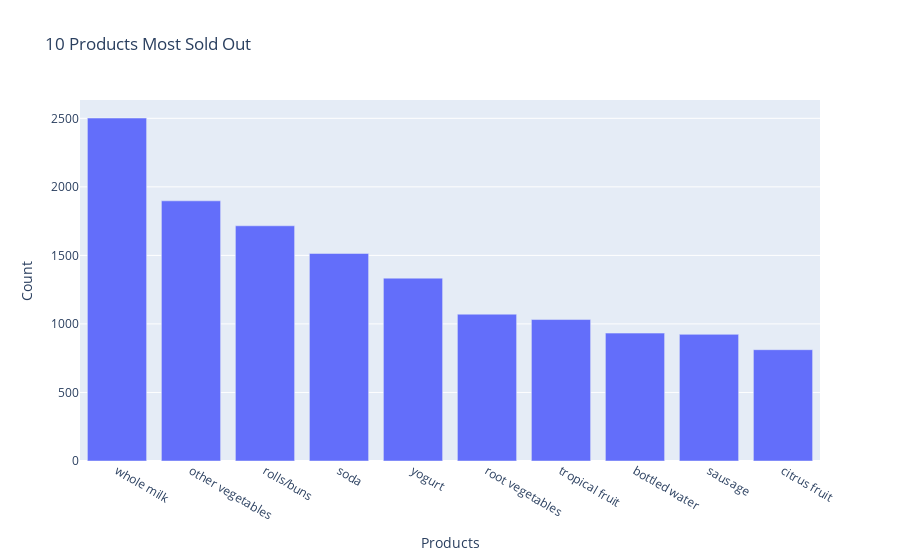

Here is the notebook cell this chart was saved with:
### Code cell
def distribution_plot(x, y, name=None, xaxis=None, yaxis=None):
    fig = go.Figure([go.Bar(x=x, y=y)])
    fig.update_layout(title_text=name, xaxis_title=xaxis, yaxis_title=yaxis)
    fig.show()

x = df['itemDescription'].value_counts()
x = x.sort_values(ascending=False)
x = x[:10]
distribution_plot(x.index, x.values, name='10 Products Most Sold Out', xaxis='Products', yaxis='Count')

### Figure 1 — Plotly figure (JSON) as saved in the notebook; plotly's stock layout.template omitted (floating-point values rounded to 4 significant figures)
{"data": [{"type": "bar", "x": ["whole milk", "other vegetables", "rolls/buns", "soda", "yogurt", "root vegetables", "tropical fruit", "bottled water", "sausage", "citrus fruit"], "y": [2502, 1898, 1716, 1514, 1334, 1071, 1032, 933, 924, 812]}], "layout": {"title": {"text": "10 Products Most Sold Out"}, "xaxis": {"title": {"text": "Products"}}, "yaxis": {"title": {"text": "Count"}}}}
